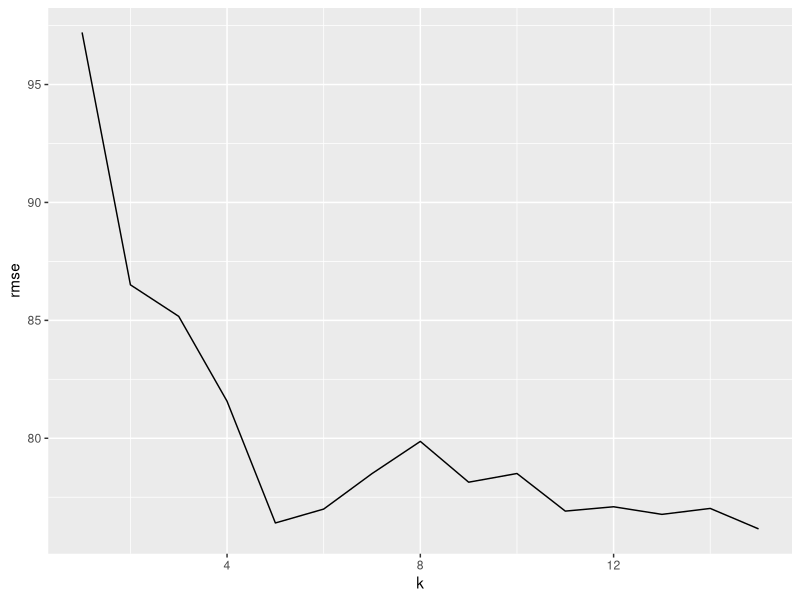
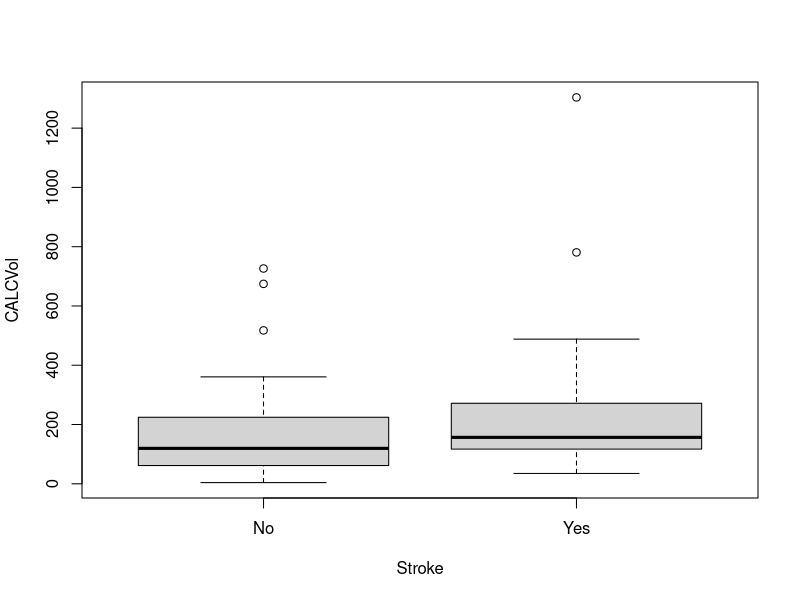
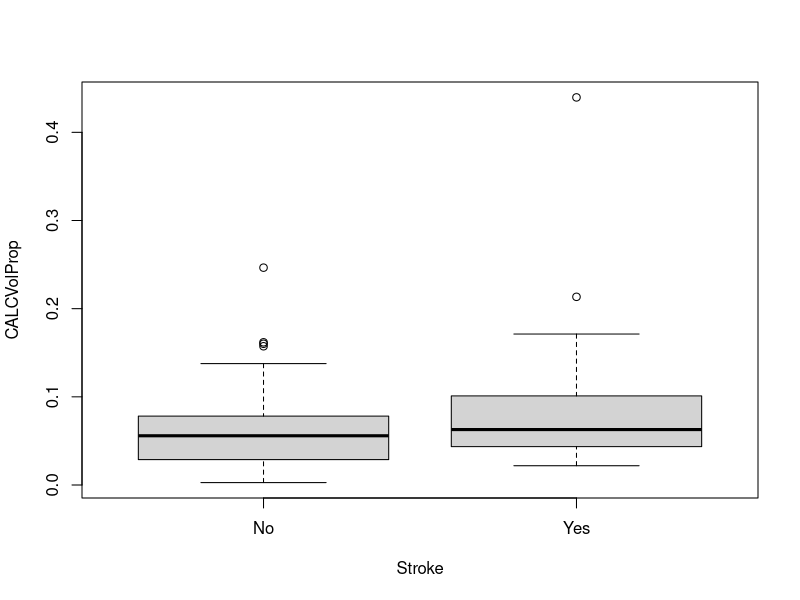
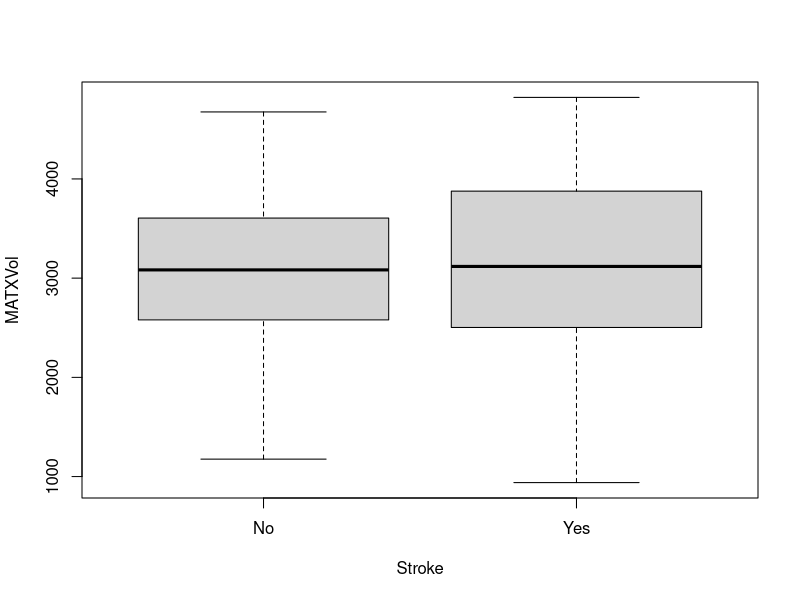
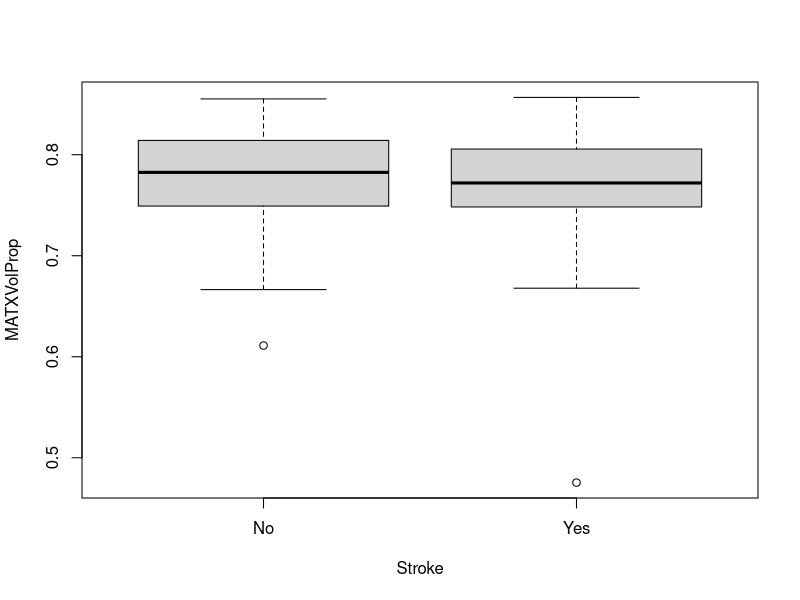
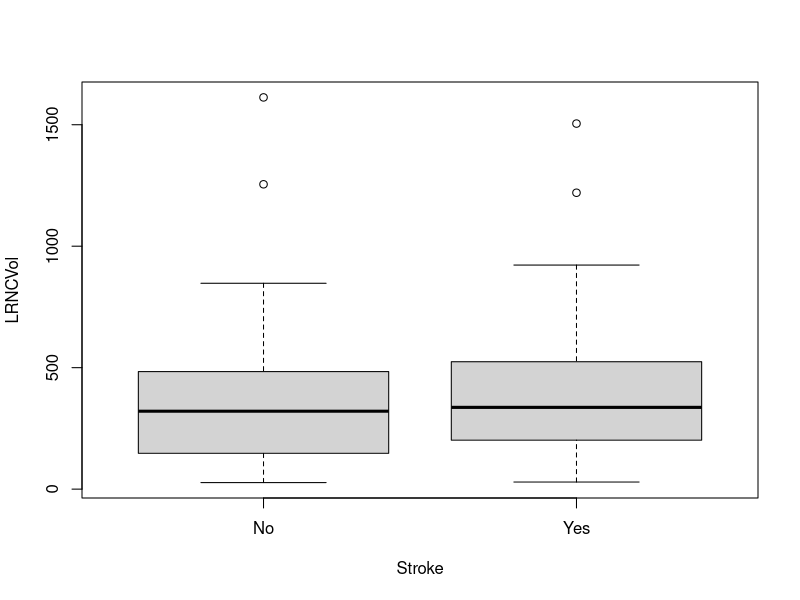
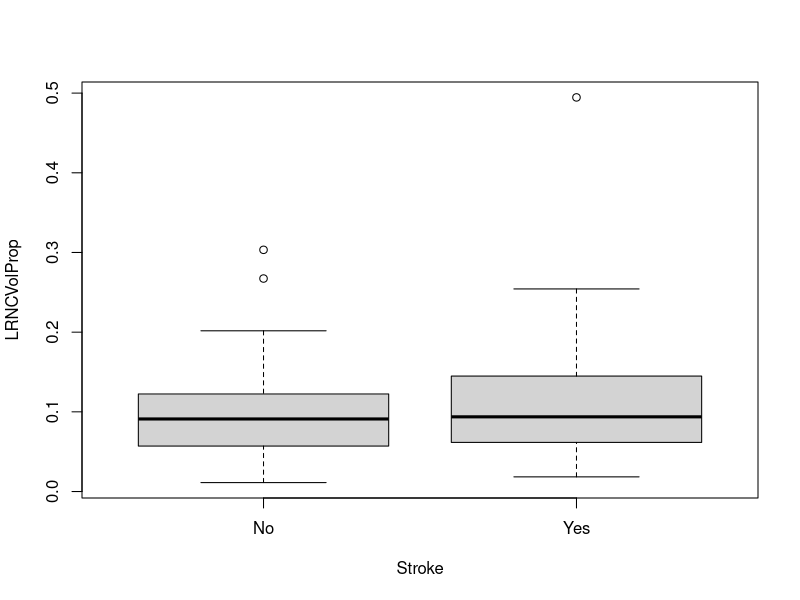
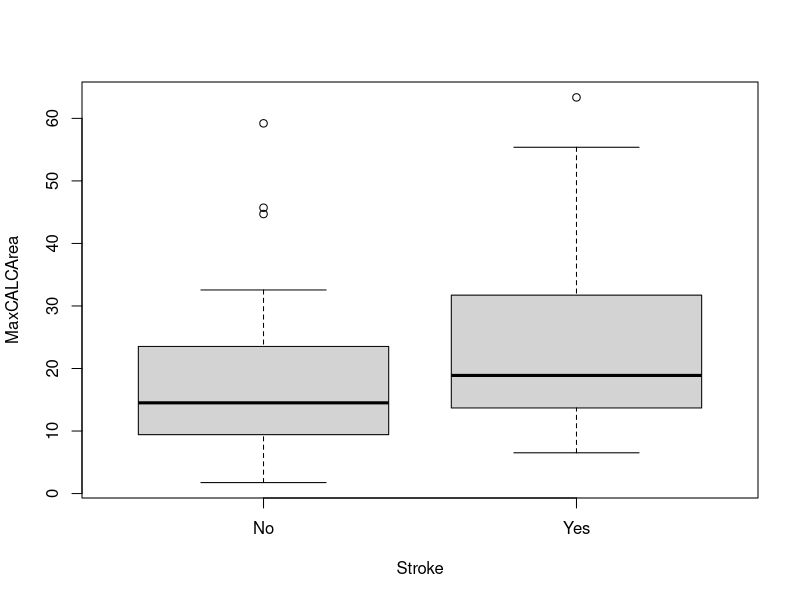

Reproduce these figures in R, in order.
## ---- chunk 1
knitr::opts_chunk$set(echo = TRUE)
set.seed(1234)
## ---- chunk 2
library(FNN)
brain<-read.table("brain.txt", header = TRUE)
head(brain)

n = nrow(brain)
trainset = sample(1:n, floor(0.7*n))
brain_train = brain[trainset,]; n_train = nrow(brain_train)
brain_val = brain[-trainset,]; n_test = nrow(brain_val)

Rsq<-function(obs, pred){
  dif = obs - pred
  sqrt(mean(dif^2))
}

Rsq<-function(obs, pred){
  RSS = sum((obs-pred)^2)
  TSS = sum((obs-mean(obs))^2)
  R2 = 1-RSS/TSS
  print(R2)
}
## ---- chunk 3
rmse <- data.frame(1:15,0,0)
colnames(rmse) <- c("k","rmse","R2")
for (i in 1:15){
  fit_nNN <- knn.reg(train = brain_train[,-4, drop = FALSE], test = brain_val[,-4, drop = FALSE], y = brain_train$Brain.weight, k = i)
  dif = brain_val$Brain.weight - fit_nNN$pred
  RSS = sum((brain_val$Brain.weight-fit_nNN$pred)^2)
  TSS = sum((brain_val$Brain.weight-mean(brain_val$Brain.weight))^2)
  R2 = 1-RSS/TSS
  rmse[i,] <- data.frame(i, sqrt(mean(dif^2)), R2)
}
## ---- chunk 4
library(ggplot2)
ggplot(data = rmse)+
  geom_line(mapping = aes(x = k, y = rmse))+
  labs(x = "k", y ="rmse")
## ---- chunk 5
library(dplyr)
rmse<-arrange(rmse, rmse, .by_group = FALSE)
head(rmse, 1)
## ---- chunk 6
# Code for reading in stroke data and converting categorical variables to factors 
# To run chunk set options above to eval=TRUE 

stroke = read.csv("stroke.csv" )
str(stroke)

stroke$Stroke                      <- factor(stroke$Stroke, levels=c('N', 'Y'), labels=c("No", "Yes"))
stroke$NASCET                      <- factor(stroke$NASCET, levels=0:1, labels=c("No", "Yes"))
stroke$sex                         <- factor(stroke$sex, levels=0:1, labels=c("Female", "Male"))
stroke$SmokingHistory              <- factor(stroke$SmokingHistory, levels=0:1, labels=c("No", "Yes"))
stroke$AtrialFibrillation          <- factor(stroke$AtrialFibrillation, levels=0:1, labels=c("No", "Yes"))
stroke$CoronaryArteryDisease       <- factor(stroke$CoronaryArteryDisease, levels=0:1, labels=c("No", "Yes"))
stroke$DiabetesHistory             <- factor(stroke$DiabetesHistory, levels=0:1, labels=c("No", "Yes"))
stroke$HypercholesterolemiaHistory <- factor(stroke$HypercholesterolemiaHistory, levels=0:1, labels=c("No", "Yes"))
stroke$HypertensionHistory         <- factor(stroke$HypertensionHistory, levels=0:1, labels=c("No", "Yes"))
## ---- chunk 7
# Code for splitting data into trainin and validation 
# To run chunk set options above to eval=TRUE 

n = nrow(stroke)
positives = (1:n)[stroke$Stroke=='Yes']
negatives = (1:n)[stroke$Stroke=='No']

positives_train = sample(positives, floor(0.7*length(positives)))
positives_val = setdiff(positives, positives_train)

negatives_train = sample(negatives, floor(0.7*length(negatives)))
negatives_val = setdiff(negatives, negatives_train)

stroke_train = stroke[c(positives_train, negatives_train), ]
stroke_val = stroke[c(positives_val, negatives_val), ]

ntrain = nrow(stroke_train); nval=nrow(stroke_val)

table(stroke_train$Stroke)
table(stroke_val$Stroke)
## ---- chunk 8
boxplot(CALCVol~Stroke, data = stroke_train)
boxplot(CALCVolProp~Stroke, data = stroke_train)
boxplot(MATXVol~Stroke, data = stroke_train)
boxplot(MATXVolProp~Stroke, data = stroke_train)
boxplot(LRNCVol~Stroke, data = stroke_train)
boxplot(LRNCVolProp~Stroke, data = stroke_train)
boxplot(MaxCALCArea~Stroke, data = stroke_train)
boxplot(MaxCALCAreaProp~Stroke, data = stroke_train)
boxplot(MaxDilationByArea~Stroke, data = stroke_train)
boxplot(MaxMATXArea~Stroke, data = stroke_train)
boxplot(MaxMATXAreaProp~Stroke, data = stroke_train)
boxplot(MaxLRNCArea~Stroke, data = stroke_train)
boxplot(MaxMaxWallThickness~Stroke, data = stroke_train)
boxplot(MaxRemodelingRatio~Stroke, data = stroke_train)
boxplot(MaxStenosisByArea~Stroke, data = stroke_train)
boxplot(MaxWallArea~Stroke, data = stroke_train)
boxplot(WallVol~Stroke, data = stroke_train)
boxplot(MaxStenosisByDiameter~Stroke, data = stroke_train)
boxplot(age~Stroke, data = stroke_train)

plot(Stroke~NASCET, data=stroke_train)
plot(Stroke~sex, data = stroke_train)
plot(Stroke~SmokingHistory, data = stroke_train)
plot(Stroke~AtrialFibrillation, data = stroke_train)
plot(Stroke~CoronaryArteryDisease, data = stroke_train)
plot(Stroke~DiabetesHistory, data = stroke_train)
plot(Stroke~HypercholesterolemiaHistory, data = stroke_train)
plot(Stroke~HypertensionHistory, data = stroke_train)
## ---- chunk 9
require(MASS)
stroke_lda = lda(Stroke ~ age + sex + SmokingHistory , data=stroke_train)
stroke_lda
## ---- chunk 10
stroke_lda2 = lda(Stroke ~ age + sex + SmokingHistory + AtrialFibrillation + CoronaryArteryDisease + DiabetesHistory + HypercholesterolemiaHistory + HypertensionHistory , data=stroke_train)
stroke_lda2
## ---- chunk 11
stroke_lda3 <- lda(Stroke ~ age + sex + SmokingHistory + AtrialFibrillation + CoronaryArteryDisease + DiabetesHistory + HypercholesterolemiaHistory + HypertensionHistory + MaxMaxWallThickness, data=stroke_train)
stroke_lda3
## ---- chunk 12
stroke_lda4 <- lda(Stroke ~ age + sex + SmokingHistory + AtrialFibrillation + CoronaryArteryDisease + DiabetesHistory + HypercholesterolemiaHistory + HypertensionHistory + MaxMaxWallThickness + MaxStenosisByArea + MATXVol, data=stroke_train)
stroke_lda4
## ---- chunk 13
ClassificationError<-function(confmatrix){
  error = round((confmatrix[1,2]+confmatrix[2,1])/(confmatrix[1,1]+confmatrix[1,2]+confmatrix[2,1]+confmatrix[2,2]),2)
  spec = round(confmatrix[1,1]/(confmatrix[1,1]+confmatrix[1,2]),2)
  sens = round(confmatrix[2,2]/(confmatrix[2,1]+confmatrix[2,2]),2)
  print(c(error=error, sensitivity=sens, specificity=spec))
}
## ---- chunk 14
pred_lda_train = predict(stroke_lda, newdata=stroke_train)
confMatrix_train = table(true=stroke_train$Stroke, predicted=pred_lda_train$class)
trainer1<-ClassificationError(confMatrix_train)

pred_lda_train2 = predict(stroke_lda2, newdata=stroke_train)
confMatrix_train2 = table(true=stroke_train$Stroke, predicted=pred_lda_train2$class)
trainer2<-ClassificationError(confMatrix_train2)

pred_lda_train3 = predict(stroke_lda3, newdata=stroke_train)
confMatrix_train3 = table(true=stroke_train$Stroke, predicted=pred_lda_train3$class)
trainer3<-ClassificationError(confMatrix_train3)

pred_lda_train4 = predict(stroke_lda4, newdata=stroke_train)
confMatrix_train4 = table(true=stroke_train$Stroke, predicted=pred_lda_train4$class)
trainer4<-ClassificationError(confMatrix_train4)
## ---- chunk 15
pred_lda_val = predict(stroke_lda, newdata=stroke_val)
confMatrix_val = table(true=stroke_val$Stroke, predicted=pred_lda_val$class)
tester1<-ClassificationError(confMatrix_val)

pred_lda_val2 = predict(stroke_lda2, newdata=stroke_val)
confMatrix_val2 = table(true=stroke_val$Stroke, predicted=pred_lda_val2$class)
tester2<-ClassificationError(confMatrix_val2)

pred_lda_val3 = predict(stroke_lda3, newdata=stroke_val)
confMatrix_val3 = table(true=stroke_val$Stroke, predicted=pred_lda_val3$class)
tester3<-ClassificationError(confMatrix_val3)

pred_lda_val4 = predict(stroke_lda4, newdata=stroke_val)
confMatrix_val4 = table(true=stroke_val$Stroke, predicted=pred_lda_val4$class)
tester4<-ClassificationError(confMatrix_val4)
## ---- chunk 16
train_error <- c(trainer1[1], trainer2[1], trainer3[1],trainer4[1])
test_error <- c(tester1[1], tester2[1], tester3[1],tester4[1])
complexity <- c(1,2,3,4)
tb <- data.frame(train_error, test_error, complexity)
knitr::kable(tb)
## ---- chunk 17
ggplot(data = tb) +
  geom_line(mapping = aes(x = complexity, y = train_error, color = "train error")) +
  geom_line(mapping = aes(x = complexity, y = test_error, color = "test error")) +
  labs(x = "classifier complexity", y = "misclassification error", title = "Lineplot of misclassification and complexity") 
## ---- chunk 18
cor.test(complexity,train_error)
cor.test(complexity,test_error)
